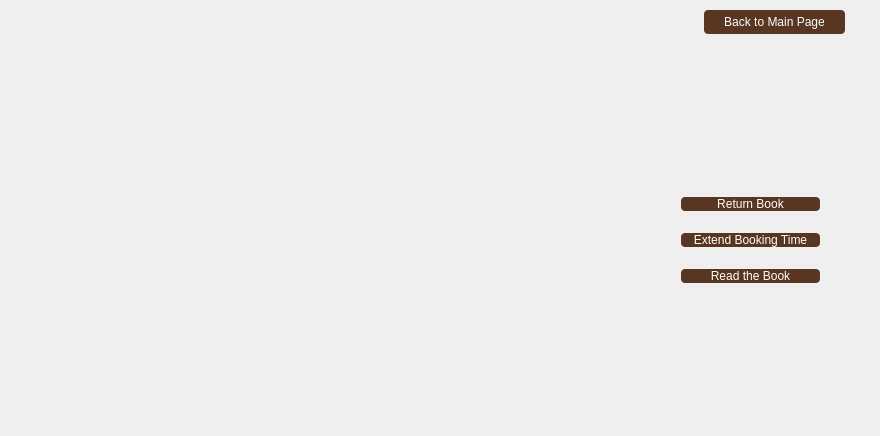
<?xml version="1.0" encoding="UTF-8"?>
<ui version="4.0">
 <class>BorrowedBooks</class>
 <widget class="QDialog" name="BorrowedBooks">
  <property name="geometry">
   <rect>
    <x>0</x>
    <y>0</y>
    <width>880</width>
    <height>436</height>
   </rect>
  </property>
  <property name="windowTitle">
   <string>BorrowedBooks</string>
  </property>
  <widget class="QWidget" name="widget" native="true">
   <property name="geometry">
    <rect>
     <x>-10</x>
     <y>-20</y>
     <width>901</width>
     <height>461</height>
    </rect>
   </property>
   <property name="styleSheet">
    <string notr="true">#widget{
border-image: url(:/MainWindow/mylibrary.jpg);
  color:white;
}</string>
   </property>
   <widget class="QPushButton" name="backBtn">
    <property name="geometry">
     <rect>
      <x>714</x>
      <y>30</y>
      <width>141</width>
      <height>24</height>
     </rect>
    </property>
    <property name="styleSheet">
     <string notr="true">#backBtn{
color:white;
background-color:rgb(88, 54, 34);

border-width:0px;
border-radius:4px;
}

#backBtn:hover{
background-color:rgb(99, 60, 52);
}</string>
    </property>
    <property name="text">
     <string>Back to Main Page</string>
    </property>
   </widget>
   <widget class="QWidget" name="widget_2" native="true">
    <property name="geometry">
     <rect>
      <x>40</x>
      <y>70</y>
      <width>811</width>
      <height>361</height>
     </rect>
    </property>
    <property name="styleSheet">
     <string notr="true">#widget_2{
border-image: url(:/MainWindow/page.jpg);
  color:white;
}</string>
    </property>
    <widget class="QTableView" name="tableView">
     <property name="geometry">
      <rect>
       <x>0</x>
       <y>0</y>
       <width>631</width>
       <height>361</height>
      </rect>
     </property>
     <property name="styleSheet">
      <string notr="true">#tableView{
background:transparent;
  color:rgb(88, 54, 34);
}</string>
     </property>
    </widget>
    <widget class="QWidget" name="layoutWidget">
     <property name="geometry">
      <rect>
       <x>640</x>
       <y>120</y>
       <width>161</width>
       <height>141</height>
      </rect>
     </property>
     <layout class="QVBoxLayout" name="verticalLayout">
      <item>
       <widget class="QPushButton" name="returnBtn">
        <property name="styleSheet">
         <string notr="true">#returnBtn{
color:white;
background-color:rgb(88, 54, 34);

border-width:0px;
border-radius:4px;
}

#returnBtn:hover{
background-color:rgb(99, 60, 52);
}</string>
        </property>
        <property name="text">
         <string>Return Book</string>
        </property>
       </widget>
      </item>
      <item>
       <widget class="QPushButton" name="extendBtn">
        <property name="styleSheet">
         <string notr="true">#extendBtn{
color:white;
background-color:rgb(88, 54, 34);

border-width:0px;
border-radius:4px;
}

#extendBtn:hover{
background-color:rgb(99, 60, 52);
}</string>
        </property>
        <property name="text">
         <string>Extend Booking Time</string>
        </property>
       </widget>
      </item>
      <item>
       <widget class="QPushButton" name="readBtn">
        <property name="styleSheet">
         <string notr="true">#readBtn{
color:white;
background-color:rgb(88, 54, 34);

border-width:0px;
border-radius:4px;
}

#readBtn:hover{
background-color:rgb(99, 60, 52);
}</string>
        </property>
        <property name="text">
         <string>Read the Book</string>
        </property>
       </widget>
      </item>
     </layout>
    </widget>
   </widget>
  </widget>
 </widget>
 <layoutdefault spacing="6" margin="11"/>
 <resources>
  <include location="mainwindow.qrc"/>
 </resources>
 <connections/>
</ui>
